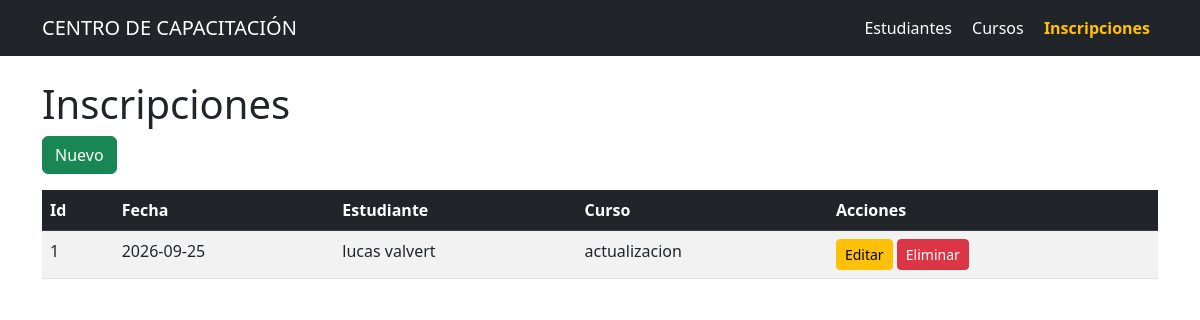
Page /inscripciones on the committed database.
### tables this page shows
CREATE TABLE inscripciones (
            id INTEGER PRIMARY KEY,
            fecha_inscripcion TEXT NOT NULL,
            estudiante_id INTEGER NOT NULL,
            curso_id INTEGER NOT NULL,
            FOREIGN KEY (estudiante_id) REFERENCES estudiantes(id),
            FOREIGN KEY (curso_id) REFERENCES cursos(id)
        );

CREATE TABLE cursos (
            id INTEGER PRIMARY KEY,
            nombre_curso TEXT NOT NULL,
            duracion_horas INTEGER,
            precio REAL
        );

### app.py (the view)
@app.route('/inscripciones')
def lista_inscripciones():
    conn = sqlite3.connect(RUTA_BD)
    conn.row_factory = sqlite3.Row
    c = conn.cursor()
    c.execute("""
        SELECT i.id, i.fecha_inscripcion,
               e.nombre || ' ' || e.apellido AS estudiante,
               c.nombre_curso AS curso
        FROM inscripciones i
        JOIN estudiantes e ON i.estudiante_id = e.id
        JOIN cursos c ON i.curso_id = c.id
    """)
    datos = c.fetchall()
    conn.close()
    return render_template('inscripciones.html', inscripciones=datos)

### templates/inscripciones.html
{% extends "base.html" %}
{% block contenido %}
<h1>Inscripciones</h1>
<a href="{{ url_for('nueva_inscripcion') }}" class="btn btn-success mb-3">Nuevo</a>
<table class="table table-striped table-hover">
    <thead class="table-dark">
        <tr>
            <th>Id</th>
            <th>Fecha</th>
            <th>Estudiante</th>
            <th>Curso</th>
            <th>Acciones</th>
        </tr>
    </thead>
    <tbody>
        {% for item in inscripciones %}
        <tr>
            <td>{{ item.id }}</td>
            <td>{{ item.fecha_inscripcion }}</td>
            <td>{{ item.estudiante }}</td>
            <td>{{ item.curso }}</td>
            <td>
                <a href="{{ url_for('editar_inscripcion', id=item.id) }}" class="btn btn-warning btn-sm">Editar</a>
                <a href="{{ url_for('eliminar_inscripcion', id=item.id) }}" class="btn btn-danger btn-sm">Eliminar</a>
            </td>
        </tr>
        {% endfor %}
    </tbody>
</table>
{% endblock %}

### rows in the picture
inscripciones: id "1", fecha_inscripcion "2026-09-25", estudiante "lucas valvert", curso "actualizacion"
